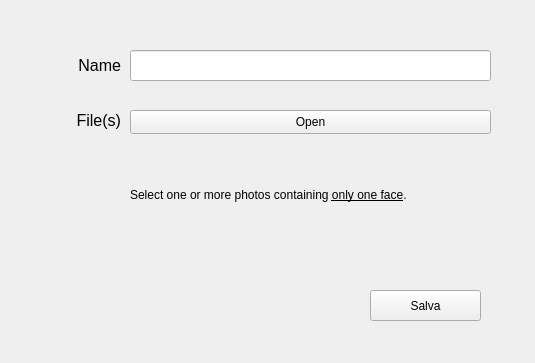
<?xml version="1.0" encoding="UTF-8"?>
<ui version="4.0">
 <class>Form</class>
 <widget class="QWidget" name="Form">
  <property name="geometry">
   <rect>
    <x>0</x>
    <y>0</y>
    <width>535</width>
    <height>363</height>
   </rect>
  </property>
  <property name="windowTitle">
   <string>Target Face</string>
  </property>
  <property name="windowIcon">
   <iconset resource="resources.qrc">
    <normaloff>:/media/media/icon.png</normaloff>:/media/media/icon.png</iconset>
  </property>
  <widget class="QLabel" name="labelFileTip">
   <property name="geometry">
    <rect>
     <x>130</x>
     <y>150</y>
     <width>351</width>
     <height>91</height>
    </rect>
   </property>
   <property name="locale">
    <locale language="Italian" country="Italy"/>
   </property>
   <property name="text">
    <string>&lt;html&gt;&lt;head/&gt;&lt;body&gt;&lt;p&gt;Select one or more photos containing &lt;span style=&quot; text-decoration: underline;&quot;&gt;only one face&lt;/span&gt;.&lt;/p&gt;&lt;/body&gt;&lt;/html&gt;</string>
   </property>
   <property name="wordWrap">
    <bool>true</bool>
   </property>
  </widget>
  <widget class="QLabel" name="label">
   <property name="geometry">
    <rect>
     <x>20</x>
     <y>55</y>
     <width>101</width>
     <height>21</height>
    </rect>
   </property>
   <property name="font">
    <font>
     <pointsize>12</pointsize>
    </font>
   </property>
   <property name="text">
    <string>Name</string>
   </property>
   <property name="alignment">
    <set>Qt::AlignRight|Qt::AlignTrailing|Qt::AlignVCenter</set>
   </property>
  </widget>
  <widget class="QPushButton" name="saveButton">
   <property name="geometry">
    <rect>
     <x>370</x>
     <y>290</y>
     <width>111</width>
     <height>31</height>
    </rect>
   </property>
   <property name="text">
    <string>Salva</string>
   </property>
   <property name="icon">
    <iconset resource="resources.qrc">
     <normaloff>:/media/media/checked.png</normaloff>:/media/media/checked.png</iconset>
   </property>
  </widget>
  <widget class="QPushButton" name="openFileButton">
   <property name="geometry">
    <rect>
     <x>130</x>
     <y>110</y>
     <width>361</width>
     <height>24</height>
    </rect>
   </property>
   <property name="text">
    <string>Open</string>
   </property>
  </widget>
  <widget class="QLabel" name="label_2">
   <property name="geometry">
    <rect>
     <x>40</x>
     <y>100</y>
     <width>81</width>
     <height>41</height>
    </rect>
   </property>
   <property name="font">
    <font>
     <pointsize>12</pointsize>
    </font>
   </property>
   <property name="layoutDirection">
    <enum>Qt::LeftToRight</enum>
   </property>
   <property name="locale">
    <locale language="Italian" country="Italy"/>
   </property>
   <property name="text">
    <string>File(s)</string>
   </property>
   <property name="alignment">
    <set>Qt::AlignRight|Qt::AlignTrailing|Qt::AlignVCenter</set>
   </property>
  </widget>
  <widget class="QLineEdit" name="name">
   <property name="geometry">
    <rect>
     <x>130</x>
     <y>50</y>
     <width>361</width>
     <height>31</height>
    </rect>
   </property>
  </widget>
 </widget>
 <resources>
  <include location="resources.qrc"/>
 </resources>
 <connections/>
</ui>
